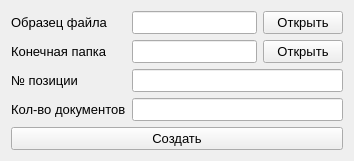
      <widget class="QWidget" name="tab_gen_application">
       <attribute name="title">
        <string>Генератор приложений</string>
       </attribute>
       <attribute name="toolTip">
        <string>Копирование документа «Приложение» в нужном количестве и с необходимой позицией</string>
       </attribute>
       <layout class="QGridLayout" name="gridLayout_17">
        <item row="1" column="6">
         <widget class="QPushButton" name="pushButton_open_finish_folder_example">
          <property name="sizePolicy">
           <sizepolicy hsizetype="Fixed" vsizetype="Fixed">
            <horstretch>0</horstretch>
            <verstretch>0</verstretch>
           </sizepolicy>
          </property>
          <property name="font">
           <font>
            <pointsize>10</pointsize>
           </font>
          </property>
          <property name="toolTip">
           <string>&lt;html&gt;&lt;head/&gt;&lt;body&gt;&lt;p&gt;Выбрать директорию для генерации&lt;/p&gt;&lt;/body&gt;&lt;/html&gt;</string>
          </property>
          <property name="text">
           <string>Открыть</string>
          </property>
         </widget>
        </item>
        <item row="0" column="0">
         <widget class="QLabel" name="label_example">
          <property name="font">
           <font>
            <pointsize>10</pointsize>
           </font>
          </property>
          <property name="text">
           <string>Образец файла</string>
          </property>
         </widget>
        </item>
        <item row="0" column="6">
         <widget class="QPushButton" name="pushButton_open_folder_example">
          <property name="sizePolicy">
           <sizepolicy hsizetype="Fixed" vsizetype="Fixed">
            <horstretch>0</horstretch>
            <verstretch>0</verstretch>
           </sizepolicy>
          </property>
          <property name="font">
           <font>
            <pointsize>10</pointsize>
           </font>
          </property>
          <property name="toolTip">
           <string>&lt;html&gt;&lt;head/&gt;&lt;body&gt;&lt;p&gt;Выбрать образец файла&lt;/p&gt;&lt;/body&gt;&lt;/html&gt;</string>
          </property>
          <property name="text">
           <string>Открыть</string>
          </property>
         </widget>
        </item>
        <item row="1" column="0">
         <widget class="QLabel" name="label_finish_folder_example">
          <property name="font">
           <font>
            <pointsize>10</pointsize>
           </font>
          </property>
          <property name="text">
           <string>Конечная папка</string>
          </property>
         </widget>
        </item>
        <item row="3" column="0">
         <widget class="QLabel" name="label_quantity_document">
          <property name="font">
           <font>
            <pointsize>10</pointsize>
           </font>
          </property>
          <property name="text">
           <string>Кол-во документов</string>
          </property>
         </widget>
        </item>
        <item row="3" column="1" colspan="6">
         <widget class="QLineEdit" name="lineEdit_quantity_document">
          <property name="font">
           <font>
            <pointsize>10</pointsize>
           </font>
          </property>
          <property name="toolTip">
           <string>&lt;html&gt;&lt;head/&gt;&lt;body&gt;&lt;p&gt;Целое число&lt;/p&gt;&lt;/body&gt;&lt;/html&gt;</string>
          </property>
         </widget>
        </item>
        <item row="1" column="1" colspan="5">
         <widget class="QLineEdit" name="lineEdit_path_finish_example">
          <property name="font">
           <font>
            <pointsize>10</pointsize>
           </font>
          </property>
          <property name="toolTip">
           <string>&lt;html&gt;&lt;head/&gt;&lt;body&gt;&lt;p&gt;Папка для скопированных файлов&lt;/p&gt;&lt;/body&gt;&lt;/html&gt;</string>
          </property>
         </widget>
        </item>
        <item row="0" column="1" colspan="5">
         <widget class="QLineEdit" name="lineEdit_path_start_example">
          <property name="font">
           <font>
            <pointsize>10</pointsize>
           </font>
          </property>
          <property name="toolTip">
           <string>&lt;html&gt;&lt;head/&gt;&lt;body&gt;&lt;p&gt;Образец генерируемого файла (приложения)&lt;/p&gt;&lt;/body&gt;&lt;/html&gt;</string>
          </property>
         </widget>
        </item>
        <item row="2" column="0">
         <widget class="QLabel" name="label_number_position">
          <property name="font">
           <font>
            <pointsize>10</pointsize>
           </font>
          </property>
          <property name="text">
           <string>№ позиции</string>
          </property>
         </widget>
        </item>
        <item row="2" column="1" colspan="6">
         <widget class="QLineEdit" name="lineEdit_number_position">
          <property name="font">
           <font>
            <pointsize>10</pointsize>
           </font>
          </property>
          <property name="toolTip">
           <string>&lt;html&gt;&lt;head/&gt;&lt;body&gt;&lt;p&gt;Целое число&lt;/p&gt;&lt;/body&gt;&lt;/html&gt;</string>
          </property>
         </widget>
        </item>
        <item row="5" column="0" colspan="7">
         <widget class="QPushButton" name="pushButton_create_application">
          <property name="font">
           <font>
            <pointsize>10</pointsize>
           </font>
          </property>
          <property name="toolTip">
           <string>&lt;html&gt;&lt;head/&gt;&lt;body&gt;&lt;p&gt;Начать генерацию приложений&lt;/p&gt;&lt;/body&gt;&lt;/html&gt;</string>
          </property>
          <property name="text">
           <string>Создать</string>
          </property>
         </widget>
        </item>
       </layout>
      </widget>
